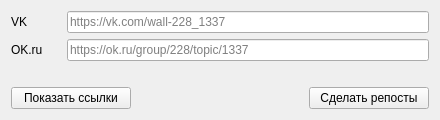
<?xml version="1.0" encoding="UTF-8"?>
<ui version="4.0">
 <class>Form</class>
 <widget class="QWidget" name="Form">
  <property name="geometry">
   <rect>
    <x>0</x>
    <y>0</y>
    <width>440</width>
    <height>120</height>
   </rect>
  </property>
  <property name="sizePolicy">
   <sizepolicy hsizetype="Preferred" vsizetype="Preferred">
    <horstretch>0</horstretch>
    <verstretch>0</verstretch>
   </sizepolicy>
  </property>
  <property name="minimumSize">
   <size>
    <width>440</width>
    <height>120</height>
   </size>
  </property>
  <property name="maximumSize">
   <size>
    <width>700</width>
    <height>120</height>
   </size>
  </property>
  <property name="windowTitle">
   <string>Сделать репост</string>
  </property>
  <layout class="QGridLayout" name="gridLayout">
   <item row="0" column="0">
    <layout class="QFormLayout" name="formLayout">
     <property name="sizeConstraint">
      <enum>QLayout::SizeConstraint::SetMinAndMaxSize</enum>
     </property>
     <item row="0" column="0">
      <widget class="QLabel" name="vk_label">
       <property name="minimumSize">
        <size>
         <width>50</width>
         <height>0</height>
        </size>
       </property>
       <property name="text">
        <string>VK</string>
       </property>
      </widget>
     </item>
     <item row="0" column="1">
      <widget class="QLineEdit" name="vk_link_line">
       <property name="acceptDrops">
        <bool>false</bool>
       </property>
       <property name="inputMask">
        <string/>
       </property>
       <property name="text">
        <string/>
       </property>
       <property name="placeholderText">
        <string>https://vk.com/wall-228_1337</string>
       </property>
      </widget>
     </item>
     <item row="1" column="0">
      <widget class="QLabel" name="ok_label">
       <property name="minimumSize">
        <size>
         <width>50</width>
         <height>0</height>
        </size>
       </property>
       <property name="text">
        <string>OK.ru</string>
       </property>
      </widget>
     </item>
     <item row="1" column="1">
      <widget class="QLineEdit" name="ok_link_line">
       <property name="placeholderText">
        <string>https://ok.ru/group/228/topic/1337</string>
       </property>
      </widget>
     </item>
     <item row="2" column="0">
      <spacer name="verticalSpacer">
       <property name="orientation">
        <enum>Qt::Orientation::Vertical</enum>
       </property>
       <property name="sizeHint" stdset="0">
        <size>
         <width>20</width>
         <height>40</height>
        </size>
       </property>
      </spacer>
     </item>
     <item row="3" column="0" colspan="2">
      <layout class="QHBoxLayout" name="horizontalLayout">
       <item>
        <widget class="QPushButton" name="remember_links_btn">
         <property name="minimumSize">
          <size>
           <width>120</width>
           <height>0</height>
          </size>
         </property>
         <property name="text">
          <string>Показать ссылки</string>
         </property>
        </widget>
       </item>
       <item>
        <spacer name="horizontalSpacer">
         <property name="orientation">
          <enum>Qt::Orientation::Horizontal</enum>
         </property>
         <property name="sizeHint" stdset="0">
          <size>
           <width>40</width>
           <height>20</height>
          </size>
         </property>
        </spacer>
       </item>
       <item>
        <widget class="QPushButton" name="make_repost_btn">
         <property name="minimumSize">
          <size>
           <width>120</width>
           <height>0</height>
          </size>
         </property>
         <property name="text">
          <string>Сделать репосты</string>
         </property>
        </widget>
       </item>
      </layout>
     </item>
    </layout>
   </item>
  </layout>
 </widget>
 <resources/>
 <connections/>
</ui>
